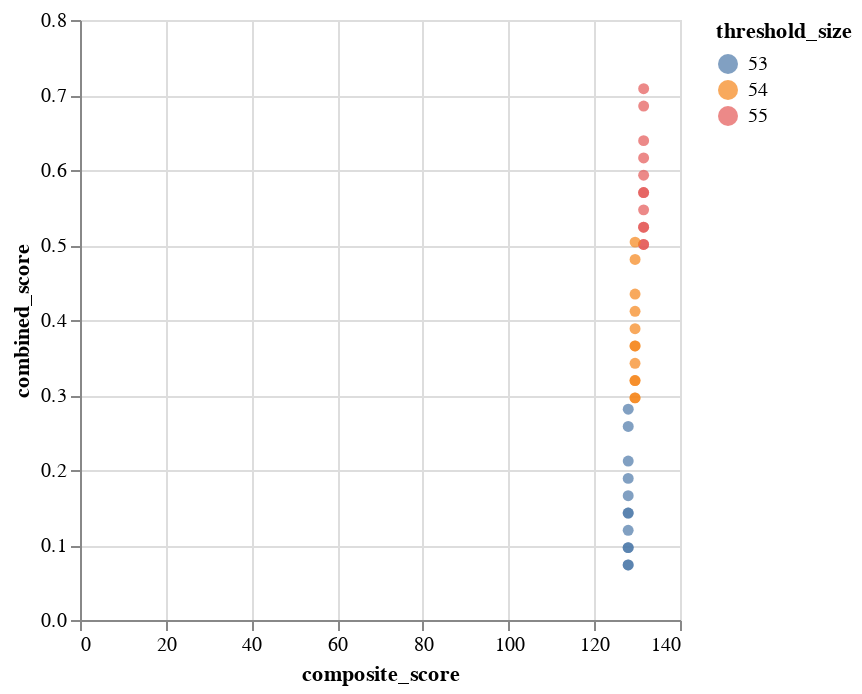

Notebook cell for this chart:
### Code cell
alt.Chart(top_issues_df).mark_circle().encode(
	x='composite_score',
	y='combined_score',
	color='threshold_size:N',
	tooltip=['threshold_size', 'start_page', 'end_page', 'alignment_score', 'total_score', 'cumulative_score', 'composite_score']
)

### Figure 1 — Vega-Lite specification as saved in the notebook (floating-point values rounded to 4 significant figures; data arrays with more than 128 entries replaced by an {"elided": "..."} marker saying what was removed)
{"config": {"view": {"continuousWidth": 300, "continuousHeight": 300}}, "data": {"name": "data-de2c9387ec48edac173e316a2f2c7bf9"}, "mark": {"type": "circle"}, "encoding": {"color": {"field": "threshold_size", "type": "nominal"}, "tooltip": [{"field": "threshold_size", "type": "quantitative"}, {"field": "start_page", "type": "quantitative"}, {"field": "end_page", "type": "quantitative"}, {"field": "alignment_score", "type": "quantitative"}, {"field": "total_score", "type": "quantitative"}, {"field": "cumulative_score", "type": "quantitative"}, {"field": "composite_score", "type": "quantitative"}], "x": {"field": "composite_score", "type": "quantitative"}, "y": {"field": "combined_score", "type": "quantitative"}}, "$schema": "https://vega.github.io/schema/vega-lite/v5.8.0.json", "datasets": {"data-de2c9387ec48edac173e316a2f2c7bf9": {"elided": "200 records"}}}
